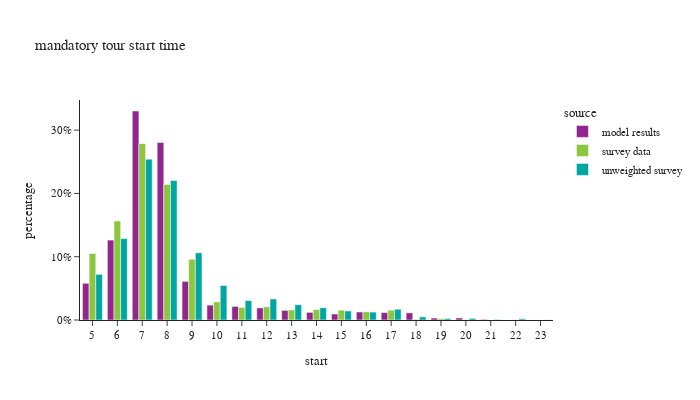

Here is the notebook cell this chart was saved with:
### Code cell
df_plot = m_tour_data.groupby(['source','start'])[['tour_weight']].sum().reset_index()
df_plot['percentage'] = df_plot.groupby(['source'], group_keys=False)['tour_weight']. \
    apply(lambda x: x / float(x.sum()))

fig = px.bar(df_plot, x="start", y="percentage", color="source",barmode="group",
             title="mandatory tour start time")
fig.for_each_annotation(lambda a: a.update(text = a.text.split("=")[-1]))
fig.update_layout(height=400, width=700, yaxis=dict(tickformat=".0%"), xaxis=dict(dtick="1"))
fig.show()

### Figure 1 — Plotly figure (JSON) as saved in the notebook; plotly's stock layout.template omitted (floating-point values rounded to 4 significant figures)
{"data": [{"alignmentgroup": "True", "hovertemplate": "source=model results<br>start=%{x}<br>percentage=%{y}<extra></extra>", "legendgroup": "model results", "marker": {"color": "#91268F", "pattern": {"shape": ""}}, "name": "model results", "offsetgroup": "model results", "orientation": "v", "showlegend": true, "textposition": "auto", "type": "bar", "x": [5.0, 6.0, 7.0, 8.0, 9.0, 10.0, 11.0, 12.0, 13.0, 14.0, 15.0, 16.0, 17.0, 18.0, 19.0, 20.0, 21.0, 22.0, 23.0], "xaxis": "x", "y": [0.05804, 0.1263, 0.3302, 0.2806, 0.06102, 0.02352, 0.02141, 0.0191, 0.01517, 0.01207, 0.009492, 0.01261, 0.01178, 0.01131, 0.003066, 0.003289, 0.0009088, 5.256e-05, 7.913e-05], "yaxis": "y"}, {"alignmentgroup": "True", "hovertemplate": "source=survey data<br>start=%{x}<br>percentage=%{y}<extra></extra>", "legendgroup": "survey data", "marker": {"color": "#8CC63E", "pattern": {"shape": ""}}, "name": "survey data", "offsetgroup": "survey data", "orientation": "v", "showlegend": true, "textposition": "auto", "type": "bar", "x": [5.0, 6.0, 7.0, 8.0, 9.0, 10.0, 11.0, 12.0, 13.0, 14.0, 15.0, 16.0, 17.0, 18.0, 19.0, 20.0, 21.0, 22.0, 23.0], "xaxis": "x", "y": [0.105, 0.1565, 0.2787, 0.2141, 0.09592, 0.0286, 0.01988, 0.02087, 0.01602, 0.01653, 0.01556, 0.01298, 0.01557, 0.000984, 0.001938, 0.0004459, 6.463e-05, 0.00022, 0.0001336], "yaxis": "y"}, {"alignmentgroup": "True", "hovertemplate": "source=unweighted survey<br>start=%{x}<br>percentage=%{y}<extra></extra>", "legendgroup": "unweighted survey", "marker": {"color": "#00A7A0", "pattern": {"shape": ""}}, "name": "unweighted survey", "offsetgroup": "unweighted survey", "orientation": "v", "showlegend": true, "textposition": "auto", "type": "bar", "x": [5.0, 6.0, 7.0, 8.0, 9.0, 10.0, 11.0, 12.0, 13.0, 14.0, 15.0, 16.0, 17.0, 18.0, 19.0, 20.0, 21.0, 22.0, 23.0], "xaxis": "x", "y": [0.07214, 0.1287, 0.2542, 0.2204, 0.1062, 0.05453, 0.03067, 0.03323, 0.02414, 0.01931, 0.0142, 0.0125, 0.01704, 0.004828, 0.002272, 0.002556, 0.000852, 0.001988, 0.000284], "yaxis": "y"}], "layout": {"barmode": "group", "height": 400, "legend": {"title": {"text": "source"}, "tracegroupgap": 0}, "title": {"text": "mandatory tour start time"}, "width": 700, "xaxis": {"anchor": "y", "domain": [0.0, 1.0], "dtick": "1", "title": {"text": "start"}}, "yaxis": {"anchor": "x", "domain": [0.0, 1.0], "tickformat": ".0%", "title": {"text": "percentage"}}}}
